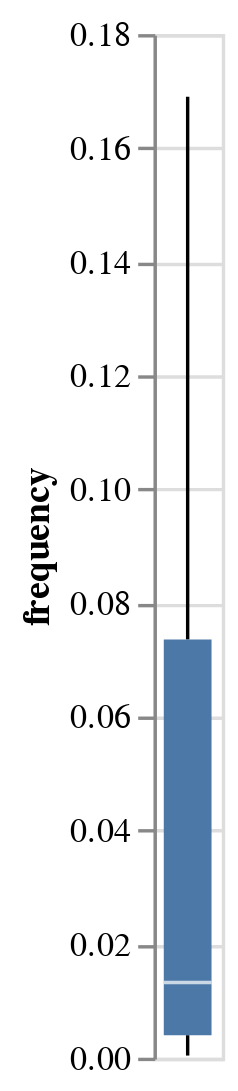

The notebook cell this image was saved under:
### Markdown cell above
### Compare and find activity labels that are statistically significantly infrequent

### Code cell
iqr = (
    np.quantile(rel_act_freq['frequency'], q=0.75) - 
    np.quantile(rel_act_freq['frequency'], q=0.25)
)
# print(iqr)

ub = np.quantile(rel_act_freq['frequency'], q=0.75) + 1.5 * iqr
lb = np.quantile(rel_act_freq['frequency'], q=0.25) - 1.5 * iqr

rel_act_freq['is_infrequent'] = rel_act_freq['frequency'].apply(
    lambda x: x < lb
)

alt.Chart(rel_act_freq).mark_boxplot().encode(
    y='frequency:Q'
)

### Figure 1 — Vega specification as saved in the notebook (floating-point values rounded to 4 significant figures)
{"$schema": "https://vega.github.io/schema/vega/v5.json", "data": [{"name": "source_0"}, {"name": "data_0"}, {"name": "data_1", "values": []}, {"name": "data_2"}, {"name": "data_3", "values": [{"lower_box_frequency": 0.00397, "lower_whisker_frequency": 0.0003781, "upper_whisker_frequency": 0.169}]}, {"name": "data_4", "values": [{"lower_whisker_frequency": 0.0003781, "upper_box_frequency": 0.07353, "upper_whisker_frequency": 0.169}]}, {"name": "data_5"}, {"name": "data_6", "values": [{"lower_box_frequency": 0.00397, "max_frequency": 0.169, "mid_box_frequency": 0.01323, "min_frequency": 0.0003781, "upper_box_frequency": 0.07353}]}, {"name": "data_7", "values": [{"lower_box_frequency": 0.00397, "max_frequency": 0.169, "mid_box_frequency": 0.01323, "min_frequency": 0.0003781, "upper_box_frequency": 0.07353}]}], "marks": [{"type": "symbol", "name": "layer_0_layer_0_marks", "from": {"data": "data_1"}, "encode": {"update": {"fill": {"value": "transparent"}, "stroke": {"value": "#4c78a8"}, "opacity": {"value": 0.7}, "ariaRoleDescription": {"value": "point"}, "x": {"signal": "width", "mult": 0.5}, "description": {"signal": "\"frequency: \" + (format(datum[\"frequency\"], \"\"))"}, "y": {"field": "frequency", "scale": "y"}}}, "style": ["point", "boxplot-outliers"]}, {"type": "rule", "name": "layer_0_layer_1_layer_0_marks", "from": {"data": "data_3"}, "encode": {"update": {"y": {"field": "lower_whisker_frequency", "scale": "y"}, "y2": {"field": "lower_box_frequency", "scale": "y"}, "stroke": {"value": "black"}, "x": {"signal": "width", "mult": 0.5}, "tooltip": {"signal": "{\"Upper Whisker of frequency\": format(datum[\"upper_whisker_frequency\"], \"\"), \"Lower Whisker of frequency\": format(datum[\"lower_whisker_frequency\"], \"\")}"}}}, "style": ["rule", "boxplot-rule"], "aria": false}, {"type": "rule", "name": "layer_0_layer_1_layer_1_marks", "from": {"data": "data_4"}, "encode": {"update": {"x": {"signal": "width", "mult": 0.5}, "y": {"field": "upper_box_frequency", "scale": "y"}, "tooltip": {"signal": "{\"Upper Whisker of frequency\": format(datum[\"upper_whisker_frequency\"], \"\"), \"Lower Whisker of frequency\": format(datum[\"lower_whisker_frequency\"], \"\")}"}, "stroke": {"value": "black"}, "y2": {"field": "upper_whisker_frequency", "scale": "y"}}}, "style": ["rule", "boxplot-rule"], "aria": false}, {"type": "rect", "name": "layer_1_layer_0_marks", "from": {"data": "data_6"}, "encode": {"update": {"tooltip": {"signal": "{\"Max of frequency\": format(datum[\"max_frequency\"], \"\"), \"Q3 of frequency\": format(datum[\"upper_box_frequency\"], \"\"), \"Median of frequency\": format(datum[\"mid_box_frequency\"], \"\"), \"Q1 of frequency\": format(datum[\"lower_box_frequency\"], \"\"), \"Min of frequency\": format(datum[\"min_frequency\"], \"\")}"}, "ariaRoleDescription": {"value": "box"}, "description": {"signal": "\"frequency: \" + (format(datum[\"lower_box_frequency\"], \"\")) + \"; upper_box_frequency: \" + (format(datum[\"upper_box_frequency\"], \"\")) + \"; Max of frequency: \" + (format(datum[\"max_frequency\"], \"\")) + \"; Q3 of frequency: \" + (format(datum[\"upper_box_frequency\"], \"\")) + \"; Median of frequency: \" + (format(datum[\"mid_box_frequency\"], \"\")) + \"; Q1 of frequency: \" + (format(datum[\"lower_box_frequency\"], \"\")) + \"; Min of frequency: \" + (format(datum[\"min_frequency\"], \"\"))"}, "fill": {"value": "#4c78a8"}, "y2": {"field": "upper_box_frequency", "scale": "y"}, "xc": {"signal": "width", "mult": 0.5}, "y": {"field": "lower_box_frequency", "scale": "y"}, "width": {"value": 14}}}, "style": ["bar", "boxplot-box"]}, {"type": "rect", "name": "layer_1_layer_1_marks", "from": {"data": "data_7"}, "encode": {"update": {"fill": {"value": "white"}, "xc": {"signal": "width", "mult": 0.5}, "yc": {"field": "mid_box_frequency", "scale": "y"}, "height": {"value": 1}, "opacity": {"value": 0.7}, "tooltip": {"signal": "{\"Max of frequency\": format(datum[\"max_frequency\"], \"\"), \"Q3 of frequency\": format(datum[\"upper_box_frequency\"], \"\"), \"Median of frequency\": format(datum[\"mid_box_frequency\"], \"\"), \"Q1 of frequency\": format(datum[\"lower_box_frequency\"], \"\"), \"Min of frequency\": format(datum[\"min_frequency\"], \"\")}"}, "width": {"value": 14}}}, "aria": false, "style": ["tick", "boxplot-median"]}], "scales": [{"name": "y", "type": "linear", "domain": {"fields": [{"data": "data_1", "field": "frequency"}, {"data": "data_3", "field": "lower_whisker_frequency"}, {"data": "data_3", "field": "lower_box_frequency"}, {"data": "data_4", "field": "upper_box_frequency"}, {"data": "data_4", "field": "upper_whisker_frequency"}, {"data": "data_6", "field": "lower_box_frequency"}, {"data": "data_6", "field": "upper_box_frequency"}, {"data": "data_7", "field": "mid_box_frequency"}]}, "range": [{"signal": "height"}, 0], "nice": true, "zero": true}], "axes": [{"scale": "y", "labels": false, "maxExtent": 0, "ticks": false, "aria": false, "minExtent": 0, "zindex": 0, "grid": true, "orient": "left", "tickCount": {"signal": "ceil(height/40)"}, "domain": false}, {"scale": "y", "labelOverlap": true, "tickCount": {"signal": "ceil(height/40)"}, "zindex": 0, "orient": "left", "title": "frequency", "grid": false}], "width": 20, "height": 300, "style": "cell", "padding": 5, "background": "white"}
